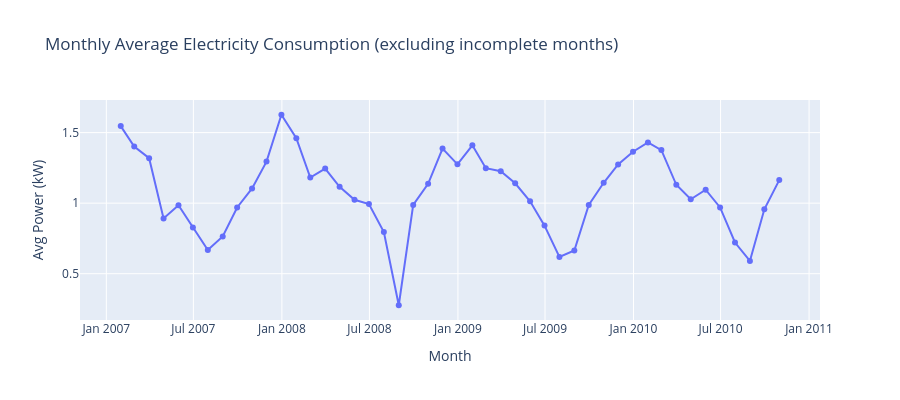

Write notebook code for a chart like this one.
### Code cell
# Remove incomplete months
monthly_clean = monthly[
    ~monthly['Month'].dt.to_period('M').astype(str).isin(['2006-12', '2010-11'])
]

fig = px.line(
    monthly_clean,
    x='Month',
    y='Global_active_power',
    title='Monthly Average Electricity Consumption (excluding incomplete months)',
    labels={'Month': 'Month', 'Global_active_power': 'Avg Power (kW)'},
    markers=True
)

fig.update_layout(height=400)
fig.show()
